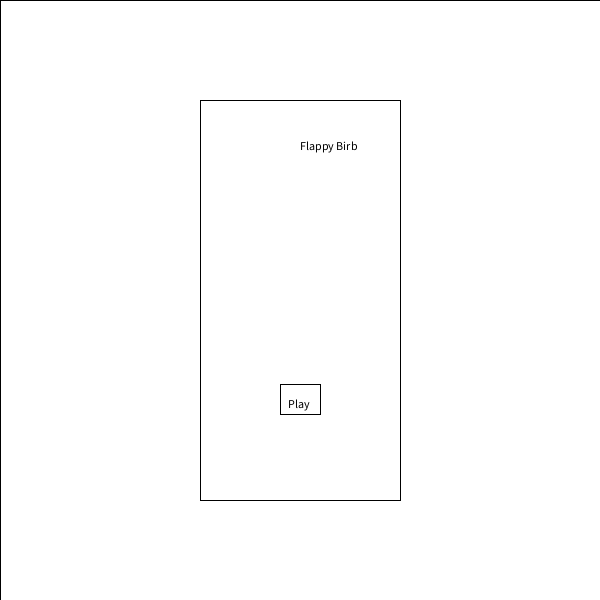
Frame 1 (no input)
Frame 60 (the mouse pressed at the canvas centre just before this capture): identical to frame 1, image omitted
Frame 120 (the mouse held since frame 60 and released just before this capture): identical to frame 1, image omitted

The Processing sketch that drew this single still picture (run headless with seeded random() and noise(); from frame 60 on, the mouse is pressed at the canvas centre):

// Processing sketch: flappballtest
// ── flappballtest.pde
float collisioncheckmouseclickball1=0;//checks if columns are close enough to hit ball
float collisioncheckmouseclickcolumn1;//checks end of top 'column'
float collisioncheckmouseclickcolumn2;//checks end of bottom 'column'
int collisioncheckmouseclickcolumn3=1;//checks whether ball is safely between 'columns'

int checkmouseclick=0;//mouse click for jump up
int checkmouseclick2=0;//ensures jump lasts a certain number of frames
float speedcounter;//counts frames for speed calculation
float speed;//frames divided by 6 for speed

int score;//starting score
int level;
int state=0;//game menu/other states

float startingbirbx;
float startingbirby;

Columns c1;
Columns c2;
Columns c3;
Columns c4;
Birb b1;

int size;
int gree_pill_x;
int gree_pill_y;
int red_pill_x;
int red_pill_y;

//NEW CODE: Created global variable for void draw to access and run check instead of update to run check
void setup() {
  size(600, 600);
  background(255);
  frameRate(30);
  
  score=0;
  startingbirbx=width;
  startingbirby=height;
  
  c1 = new Columns(startingbirbx/3, 0, 600, #FFCC00, 0);
  c2 = new Columns(startingbirbx/3, 0, 600, #FFFFFF, 1);
  c3 = new Columns(startingbirbx*13/12, 0, 600, #0F23A2, 0);
  c4 = new Columns(startingbirbx*13/12, 0, 200, #FFFFFF, 1);
  b1 = new Birb(startingbirbx/2, startingbirby/2);
}


//NEW CODE: Removed floats xPos, yPos and heigh to make them global variables
class Columns {
  float valx, tru, xPos, yPos, heigh;
  color basic;
  Columns (float xStart, float yStart, float high, color base, int truth) {
    valx = -5;
    xPos = xStart;
    yPos = yStart;
    heigh=high;
    tru=truth;
    basic=base;
  }
  
void update() {
    xPos = xPos+valx;
    noStroke();
    fill(basic);
      rect(xPos, yPos, 30, heigh);
      
      if (xPos==-15) {
        xPos=width+20;
        if (tru==1) {
          heigh=random(100, 251);
          yPos=random(0, startingbirby-heigh);
        }
      }
      
      if (xPos<=width/2+25 && xPos>=width/2-30) {
        collisioncheckmouseclickball1=1;
        collisioncheckmouseclickcolumn1=yPos;
        collisioncheckmouseclickcolumn2=yPos+heigh;
        
        if (b1.yPos1-25>collisioncheckmouseclickcolumn1 && b1.yPos1+25<collisioncheckmouseclickcolumn2){
          collisioncheckmouseclickcolumn3=1;
        } 
        else {
          collisioncheckmouseclickcolumn3=0;
        }
      } 
    }
  }
  
  
  //NEW CODE: Changing yPos to yPos1 and xPos to xPos1 to
  //then create global variable for xPos and yPos in Columns class
  
  class Birb {
    float xPos1, yPos1, valy, valx;
    
    Birb (float xStart, float yStart) {
      valx=0;
      valy=speed;
      xPos1 = xStart;
      yPos1 = yStart;
    }
  
    void update() {
      
      if (checkmouseclick==1 && checkmouseclick2!=5) {
        speedcounter=-33;
        checkmouseclick2++;
        
        if (checkmouseclick2==5) {
          checkmouseclick=0;
          checkmouseclick2=0;
          valy=speed;
        }
      }
      
      speedcounter=speedcounter+3;
      speed=speedcounter/6;
     
      if (speed>20) {
        speed=20.0;
      }
      
      valy=speed;
      xPos1 = xPos1+valx;
      yPos1 = yPos1+valy;
      
      if (yPos1>575) {
        yPos1=575;
      }
      
      if (yPos1<25) {
        yPos1=25;
      }
      
      fill(255, 0, 0);
      ellipse(xPos1, yPos1, size, size);
    }
   
  }
  
  
  
  void draw() {  
    //start menu
    if (state==0) {
      stroke(0);
      fill(255);
      rect(0, 0, width, height);
      rect(width/3, height/6, width/3, height*2/3);
      rect(width*7/15, height*16/25, width/15, height/20);
      fill(0);
      text("Flappy Birb", width/2, height/4);
      text("Play", width*12/25, height*17/25);
    }
   
    //gameplay state
    else {       
      
      if (collisioncheckmouseclickball1==1) {
        
        //what to do if ball passes between columns
        if (collisioncheckmouseclickcolumn3==1) {
          
          fill(255);
          rect(0, 0, width, height);
          c1.update();
          c2.update();
          
          if (level>=1) {
            c3.update();
            c4.update();
          }
          
          b1.update();
          
          red_pill();
          green_pill();
          
          score=score+1;
          level=floor(score/6);
          text("Score: "+score/6, 10, 10);
          text("Level: "+level+1, 10, 20);
          collisioncheckmouseclickball1=0;
          collisioncheckmouseclickcolumn3=0;
        }
        
        //what to do if the ball does not pass between columns
        else {
          fill(255);
          rect(width/4, height/4, width/2, height/2);
          fill(0);
          text("Lol game over fam nice try", width/2-50, height/2);
          state=2;
        }
      } 
      
      //what to do while ball is not close to columns
      else {
        fill(255);
        rect(0, 0, width, height);
        c1.update();
        c2.update();
        if (level>=1) {
          c3.update();
          c4.update();
        }
        b1.update();
        
        red_pill();
        green_pill();
        
        }
      }    
    } 


void green_pill(){
  if (level > 0){
    if (gree_pill_x <= -width*2){
       gree_pill_x = width + 200;
       gree_pill_y = int(random(50,height-50));
    }
      
    gree_pill_x = gree_pill_x - 7; 
    
    fill(0,150,0);
    ellipse(gree_pill_x,gree_pill_y,10,10);
    if((abs(b1.xPos1 - gree_pill_x) < 20) && (abs(b1.yPos1 - gree_pill_y) < 20)){
       gree_pill_y = -20;
       size = 20;    
    }
  }
}


void red_pill(){
  if (level > 0){
    if (red_pill_x <= -width*2){
       red_pill_x = width;
       red_pill_y = int(random(50,height-50));
    }
    
    if (red_pill_x <= -300){
       size = 50;
    }
      
    red_pill_x = red_pill_x - 10; 
    
    fill(150,0,0);
    rect(red_pill_x,red_pill_y,10,10);
    if((abs(b1.xPos1 - red_pill_x) < 20) && (abs(b1.yPos1 - red_pill_y) < 20)){
        red_pill_y = -20;
      }
     
    if (red_pill_y == -20){
        rect(0, height-10, width,10);
        println(b1.yPos1,height-5);    
        if(b1.yPos1 >= height-30){      
          fill(255);
          rect(width/4, height/4, width/2, height/2);
          fill(0);
          text("Lol game over fam nice try", width/2-50, height/2);
          state=2;
        }
    }
    
    
  }
}
  
  
  void mouseClicked() {
    
    //start game
    if (state==0) {
      if (mouseX<width*8/15 && mouseX>width*7/15 && mouseY<height*69/100 &&mouseY>height*16/25) {
        state=1;
        score=0;
        
        gree_pill_y = int(random(50,height-50));
        gree_pill_x = width;
        red_pill_y = int(random(50,height-50));
        red_pill_x = width+200;
        size = 50;
      }
    }
   
    //click event which pushes ball up
    else if (state==1) {
      checkmouseclick=1;
      speedcounter=0;
    }
    
    //restart game after loss
    else {
      if (mouseX<width*3/4 && mouseX>width/4 && mouseY<height*3/4 && mouseY>height/4) {
        state=0;
        b1.yPos1=300;
        c1.xPos=620;
        c2.xPos=620;
        c3.xPos=650;
        c4.xPos=650;
        collisioncheckmouseclickcolumn3=0;
        collisioncheckmouseclickball1=0;
        score=0;
        level=0;
        
        gree_pill_y = int(random(50,height-50));
        gree_pill_x = width;
        red_pill_y = int(random(50,height-50));
        red_pill_x = width+200;
        size = 50;
 
      }
    }
  }
